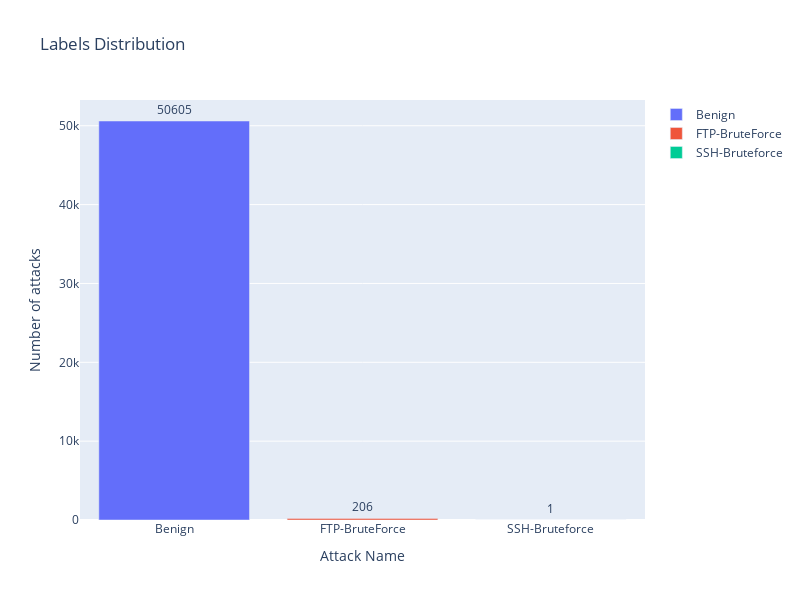

Notebook cell for this chart:
### Code cell
showAttackDistribution(withoutDuplicates['Label'])

### Figure 1 — Plotly figure (JSON) as saved in the notebook; plotly's stock layout.template omitted (floating-point values rounded to 4 significant figures)
{"data": [{"name": "Benign", "orientation": "v", "text": [50605], "textposition": "outside", "type": "bar", "x": ["Benign"], "y": [50605]}, {"name": "FTP-BruteForce", "orientation": "v", "text": [206], "textposition": "outside", "type": "bar", "x": ["FTP-BruteForce"], "y": [206]}, {"name": "SSH-Bruteforce", "orientation": "v", "text": [1], "textposition": "outside", "type": "bar", "x": ["SSH-Bruteforce"], "y": [1]}], "layout": {"height": 600, "title": {"text": "Labels Distribution"}, "width": 800, "xaxis": {"title": {"text": "Attack Name"}}, "yaxis": {"title": {"text": "Number of attacks"}}}}
